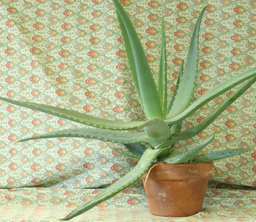
//> input picture CV HW1/view1.png, 256 x 222 px, shrunk from 1282 x 1110 before the run, given in place of view0.png, which was not available
$ ./calDisparity   (built with g++ and OpenCV 4)
//> lines starting //> are read from the running program, lines starting //| are printed output that depends on the picture; pictures that were not available may be replaced by others from this repository, and a replacement may not be noted
#include "opencv2/core/core.hpp"
#include <opencv2/highgui/highgui.hpp>
#include <opencv2/imgproc/imgproc.hpp>
#include <stdio.h>
#include <string.h>
#include <tchar.h>
#include <iostream>
#include<opencv2/imgproc/types_c.h>
#include<opencv2/opencv.hpp>
#include<algorithm>

using namespace std;
using namespace cv;

//Lower the bit resolution
void change_bits(Mat imgL, Mat imgR, int bits)
{
	for (int i = 0; i < imgL.rows; i++)
	{
		for (int j = 0; j < imgL.cols; j++)
		{
		/*
		img.at<cv::Vec3b>(i, j)[0] = (int)(img.at<cv::Vec3b>(i, j)[0] / pow(2, bits)) * pow(2, bits);
		img.at<cv::Vec3b>(i, j)[1] = (int)(img.at<cv::Vec3b>(i, j)[1] / pow(2, bits)) * pow(2, bits);
		img.at<cv::Vec3b>(i, j)[2] = (int)(img.at<cv::Vec3b>(i, j)[2] / pow(2, bits)) * pow(2, bits);*/

		imgL.at<uchar>(i, j) = (int)(imgL.at<uchar>(i, j) / pow(2, bits)) * pow(2, bits);
		imgR.at<uchar>(i, j) = (int)(imgR.at<uchar>(i, j) / pow(2, bits)) * pow(2, bits);
		}
	}
}


//return a size*size Mat, size must be odd number
Mat get_template(Mat img, int anchor_y, int anchor_x, int size)
{
	Mat temp = Mat(size, size, CV_8UC1);
	if (anchor_x < size / 2 && anchor_y < size / 2) //anchor too close to left-up corner
	{
		for (int i = 0; i < anchor_y + size / 2 + 1; i++)
		{
			for (int j = 0; j < anchor_x + size / 2 + 1; j++)
			{
				temp.at<uchar>(i + size / 2 - anchor_y, j + size / 2 - anchor_x) = img.at<uchar>(i, j);
			}
		}
	}
	else if (anchor_x > img.cols - 1 - size / 2 && anchor_y < size / 2) //anchor too close to right-up corner
	{
		for (int i = 0; i < anchor_y + size / 2; i++)
		{
			for (int j = anchor_x - size / 2; j < img.cols; j++)
			{
				temp.at<uchar>(i + size / 2 - anchor_y, j - (anchor_x - size / 2)) = img.at<uchar>(i, j);
			}
		}
	}
	else if (anchor_x < size / 2 && anchor_y > img.rows - 1 - size / 2) //anchor too close to left-down corner
	{
		for (int i = anchor_y - size / 2; i < img.rows; i++)
		{
			for (int j = 0; j < anchor_x + size / 2; j++)
			{
				temp.at<uchar>(i - (anchor_y - size / 2), j + size / 2 - anchor_x) = img.at<uchar>(i, j);
			}
		}
	}
	else if (anchor_x > img.cols - 1 - size / 2 && anchor_y > img.rows - 1 - size / 2) //anchor too close to right-down corner
	{
		for (int i = anchor_y - size / 2; i < img.rows; i++)
		{
			for (int j = anchor_x - size / 2; j < img.cols; j++)
			{
				temp.at<uchar>(i - (anchor_y - size / 2), j - (anchor_x - size / 2)) = img.at<uchar>(i, j);
			}
		}
	}
	else if (anchor_x < size / 2) //anchor too close to left edge
	{
		for (int i = anchor_y - size / 2; i < anchor_y + size / 2 + 1; i++)
		{
			for (int j = 0; j < anchor_x + size / 2 + 1; j++)
			{
				temp.at<uchar>(i - (anchor_y - size / 2), j + size / 2 - anchor_x) = img.at<uchar>(i, j);
			}
		}
	}
	else if (anchor_y < size / 2) //anchor too close to upper edge
	{
		for (int i = 0; i < anchor_y + size / 2 + 1; i++)
		{
			for (int j = anchor_x - size / 2; j < anchor_x + size / 2 + 1; j++)
			{
				temp.at<uchar>(i + size / 2 - anchor_y, j - (anchor_x - size / 2)) = img.at<uchar>(i, j);
			}
		}
	}
	else if (anchor_x > img.cols - 1 - size / 2) //anchor too close to right edge
	{
		for (int i = anchor_y - size / 2; i < anchor_y + size / 2 + 1; i++)
		{
			for (int j = anchor_x - size / 2; j < img.cols; j++)
			{
				temp.at<uchar>(i - (anchor_y - size / 2), j - (anchor_x - size / 2)) = img.at<uchar>(i, j);
			}
		}
	}
	else if (anchor_y > img.rows - 1 - size / 2) //anchor too close to lower edge
	{
		for (int i = anchor_y - size / 2; i < img.rows; i++)
		{
			for (int j = anchor_x - size / 2; j < anchor_x + size / 2 + 1; j++)
			{
				temp.at<uchar>(i - (anchor_y - size / 2), j - (anchor_x - size / 2)) = img.at<uchar>(i, j);
			}
		}
	}
	//anchor is far enough from edge
	else if (anchor_x >= size / 2 && anchor_y >= size / 2 && anchor_x <= img.cols - 1 - size / 2 && anchor_y <= img.rows - 1 - size / 2)
	{
		for (int i = anchor_y - size / 2; i < anchor_y + size / 2; i++)
		{
			for (int j = anchor_x - size / 2; j < anchor_x + size / 2; j++)
			{
				temp.at<uchar>(i - (anchor_y - size / 2), j - (anchor_x - size / 2)) = img.at<uchar>(i, j);
			}
		}
	}
	return temp;
}

void calDisp(Mat imgL, Mat imgR, Mat& imgDisparity8U, int trim_x, int temp_size)
{
	vector<double> profile(imgR.cols - trim_x);
	for (int i = 0; i < imgL.rows; i++)
	{

		for (int j = trim_x; j < imgL.cols; j++)
		{
			Mat tempL = get_template(imgL, i, j, temp_size);
			int sum_tempL = 0;
			int	sum_sq_tempL = 0;
			for (int k = 0; k < temp_size; k++) //sum of tempL
			{
				for (int l = 0; l < temp_size; l++)
				{
					sum_tempL += tempL.at<uchar>(k, l);
				}
			}
			for (int k = 0; k < temp_size; k++) //sum of squared tempL
			{
				for (int l = 0; l < temp_size; l++)
				{
					sum_sq_tempL += pow(tempL.at<uchar>(k, l), 2);
				}
			}
			/*now we have template from left image,
			* next we will compare it to templates from right image
			* those on the same x-axis as anchor point*/
			int profile_index = 0;
			for (int n = j - 40; n < j; n++)
			{
				if (n < 0)
				{
					n = 0;
				}
				else if (n > imgR.cols)
				{
					break;
				}
				Mat tempR = get_template(imgR, i, n, temp_size);
				int sum_tempR = 0;
				int sum_sq_tempR = 0;
				int sum_sq_diff = 0;
				for (int k = 0; k < temp_size; k++) //sum of tempR
				{
					for (int l = 0; l < temp_size; l++)
					{
						sum_tempR += tempR.at<uchar>(k, l);
					}
				}
				for (int k = 0; k < temp_size; k++) //sum of squared tempR
				{
					for (int l = 0; l < temp_size; l++)
					{
						sum_sq_tempR += pow(tempR.at<uchar>(k, l), 2);
					}
				}
				/*calculation
				* referenced to CV_TM_SQDIFF_NORMED */
				for (int k = 0; k < temp_size; k++) //sum of squared tempR
				{
					for (int l = 0; l < temp_size; l++)
					{
						sum_sq_diff += pow(tempL.at<uchar>(k, l) - tempR.at<uchar>(k, l), 2);
					}
				}
				double R = sum_sq_diff / (sqrt(sum_sq_tempL) * sqrt(sum_sq_tempR));
				profile[profile_index] = R;
				profile_index++;
			}
			double min = *min_element(profile.begin(), profile.begin() + profile_index);
			int min_index = min_element(profile.begin(), profile.begin() + profile_index) - profile.begin();
			int dispval = profile_index - min_index;
			if (dispval < 0)
			{
				dispval = 0;
			}
			else if (dispval > 255)
			{
				dispval = 255;
			}
			imgDisparity8U.at<uchar>(i, j) = dispval;
			profile_index = 0;
		}
	}
}

Mat intensity_correct(Mat& imgDisparity8U, int trim_x)
{
	Mat DenseMap = Mat(imgDisparity8U.rows, imgDisparity8U.cols - trim_x, CV_8UC1);
	double minVal;
	double maxVal;
	Point minLoc;
	Point maxLoc;
	for (int i = 0; i < DenseMap.rows; i++)
	{
		for (int j = 0; j < DenseMap.cols; j++)
		{
			DenseMap.at<uchar>(i, j) = imgDisparity8U.at<uchar>(i, j + trim_x);
		}
	}
	for (int i = 0; i < DenseMap.rows; i++)
	{
		for (int j = 0; j < DenseMap.cols; j++)
		{
			double pxv = double(DenseMap.at<uchar>(i, j)) / 255;
			double gamma = 0.7;
			double corrected = pow(pxv, gamma) * 255;
			DenseMap.at<uchar>(i, j) = DenseMap.at<uchar>(i, j) + 10;
			corrected = corrected * 3.5;
			if (corrected > 255)
			{
				corrected = 255;
			}
			DenseMap.at<uchar>(i, j) = corrected;
		}
	}
	return DenseMap;
}

int main()
{
	//read images
	Mat imgL = imread("view0.png", 0);
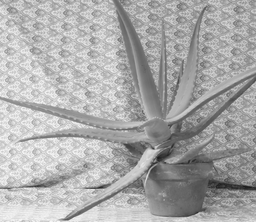
//> imgL: 222 rows x 256 cols, CV_8UC1; min 27, max 248, mean 170.3
	Mat imgR = imread("view1.png", 0);
	//create the image in which we will save our disparities
	Mat imgDisparity8U = Mat(imgL.rows, imgL.cols, CV_8UC1);
	int trim_x = 24;

	//resize to speed up the iteration when testing method
	//resize(imgL, imgL, Size(imgL.cols / 2, imgL.rows / 2), INTER_LINEAR);
	//resize(imgR, imgR, Size(imgR.cols / 2, imgR.rows / 2), INTER_LINEAR);
	//blur(imgL, imgL, Size(3, 3), Point(-1, -1), 4);
	//blur(imgR, imgR, Size(3, 3), Point(-1, -1), 4);

	calDisp(imgL, imgR, imgDisparity8U, trim_x, 19);
//> after the loop in calDisp, `for (int i = 0; i < imgL.rows; i++)`:
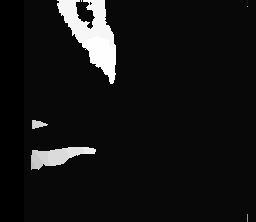
//> imgDisparity8U: 222 rows x 256 cols, CV_8UC1; min 0, max 29, mean 2.4; drawn with min black and max white
//> after the loop in calDisp, `for (int i = 0; i < imgL.rows; i++)`: profile = 232 values, max 0.675 at index 31, min 0 at index 40, mean 0.102
	imshow("imgL", imgL);
	imshow("imgR", imgR);
	imshow("disparity", imgDisparity8U);
	Mat DenseMap = intensity_correct(imgDisparity8U, trim_x);
//> after the loop in intensity_correct, `for (int i = 0; i < DenseMap.rows; i++)`:
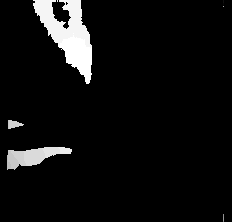
//> DenseMap: 222 rows x 232 cols, CV_8UC1; min 1, max 29, mean 2.7; drawn with min black and max white
//> after the loop in intensity_correct, `for (int i = 0; i < DenseMap.rows; i++)`:
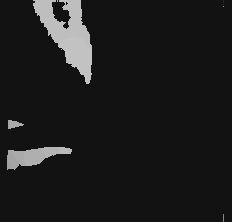
//> DenseMap: 222 rows x 232 cols, CV_8UC1; min 18, max 194, mean 28.6
	imshow("Dense Map", DenseMap);
	imwrite("disparity.png", imgDisparity8U);
	imwrite("Dense Map.png", DenseMap);
	waitKey();
}
